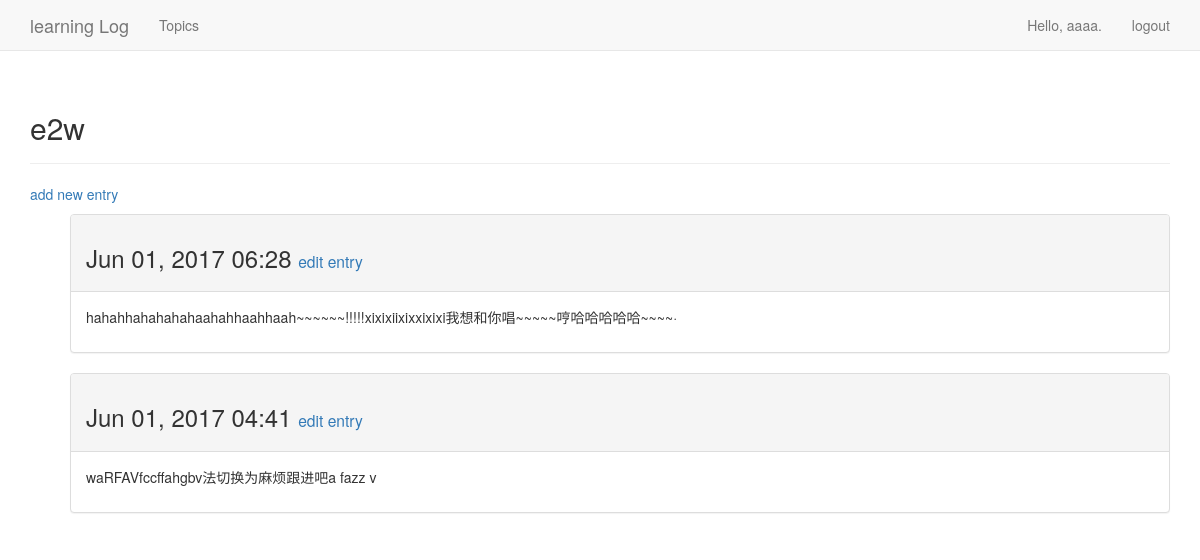
Screenshot of /topic/4/ (signed in) with the database file from the repository.
### learning_logs/models.py (models this page shows, shortened)
class Topic(models.Model):
    text=models.CharField(max_length=200)
    date_added=models.DateTimeField(auto_now_add=True)
    owner=models.ForeignKey(User)
    def __str__(self):
        return self.text

class Entry(models.Model):
    topic=models.ForeignKey(Topic)
    text=models.TextField()
    date_added=models.DateTimeField(auto_now_add=True)
    class Meta:
        verbose_name_plural='entries'

### learning_logs/views.py (the view)
# urls.py: url(r'^topic/(?P<topic_id>\d+)/$',views.topic,name='topic'),
@login_required
def topic(request,topic_id):
    topic=Topic.objects.get(id=topic_id)
    if topic.owner !=request.user:
        raise Http404
    entries=topic.entry_set.order_by('-date_added')
    context={'topic':topic,'entries':entries}
    return render(request,'learning_logs/topic.html',context)

### learning_logs/templates/learning_logs/topic.html
{% extends "learning_logs/base.html" %}
{% block header %}
	<h2>{{ topic }}</h2>
{% endblock header%}
{% block content %}
	<p>
		<a href="{% url 'learning_logs:new_entry' topic.id %}">add new entry</a>
	</p>
	<ul>
		{% for entry in entries %}
			<div class="panel panel-default">
				<div class="panel-heading">
					<h3>
					{{ entry.date_added|date:'M d, Y H:i' }}
					<small>
					<a href="{% url 'learning_logs:edit_entry' entry.id %}">edit entry</a>
					</small>
					</h3>
				</div>
				<div class="panel-body">
				{{ entry.text|linebreaks }}
				</div>
			</div>
		{% empty %}
			There are no entries for this topic yet.
		{% endfor %}
{% endblock content %}

### learning_logs/templates/learning_logs/base.html (shortened to what this page needs)
{% load bootstrap3 %}
<!DOCTYPE html>
<html lang="en">
	<head>
		{% bootstrap_css %}
	</head>
	<body>
		<nav class="navbar navbar-default navbar-static-top">
			<div class="container">
				<div class="navbar-header">
					<a class="navbar-brand" href="{% url 'learning_logs:index' %}">
						learning Log</a>
				</div>
				<div id="navbar" class="navbar-collapse collapse">
					<ul class="nav navbar-nav">
						<li><a href="{% url 'learning_logs:topics' %}">Topics</a></li>
					</ul>
					<ul class="nav navbar-nav navbar-right">
						{% if user.is_authenticated %}
							<li><a>Hello, {{user.username}}.</a></li>
							<li><a href="{% url 'users:logout' %}">logout</a></li>
						{% else %}
							<li><a href="{% url 'users:register'%}">register</a></li>
							<li><a href="{% url 'users:login' %}">login</a></li>
						{% endif %}
					</ul>
				</div>
			</div>
		</nav>
		<div class="container">
			<div class="page-header">
				{% block header %}{% endblock header%}
			</div>
			<div>
				{% block content%}{% endblock content%}
			</div>
		</div>
	</body>
</html>

### rows the page displays
Topic: text "e2w"
Entry: date_added "Jun 01, 2017 06:28", text "hahahhahahahahaahahhaahhaah~~~~~~!!!!!xixixiixixxixixi我想和你唱~~~~~哼哈哈哈哈哈~~~~·"
Entry: date_added "Jun 01, 2017 04:41", text "waRFAVfccffahgbv法切换为麻烦跟进吧a fazz v"

### other values shown
{{ user.username }} "aaaa"
